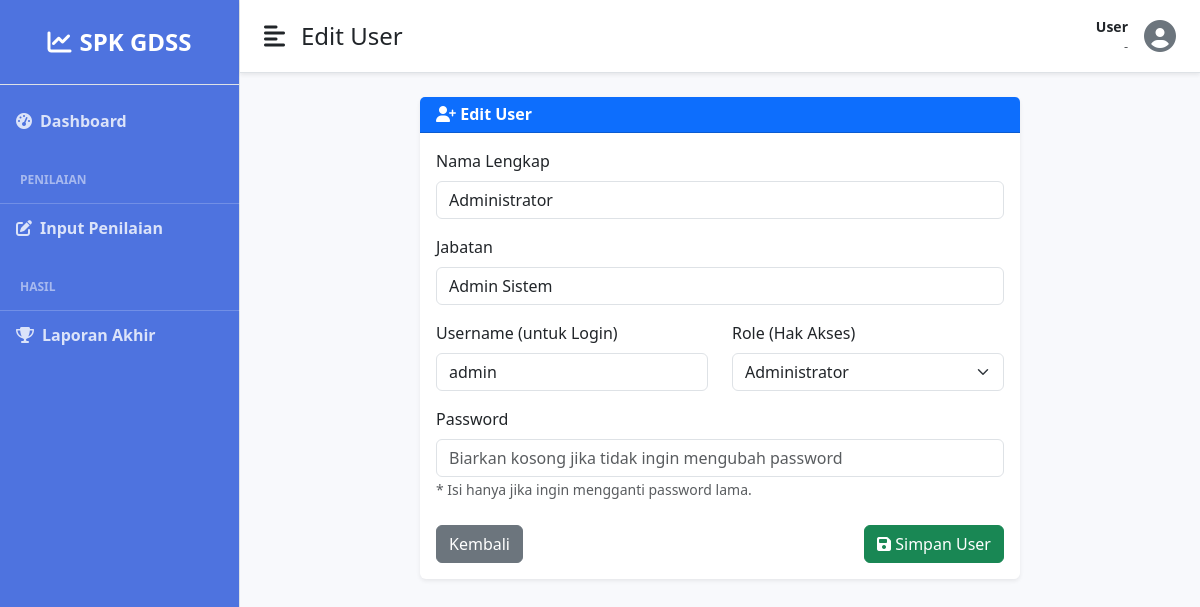
Page /users/edit/1 on the committed database.
### tables this page shows
CREATE TABLE `tb_users` (
  `id_user` int(11) NOT NULL,
  `username` varchar(50) NOT NULL,
  `password` varchar(255) NOT NULL,
  `nama_lengkap` varchar(100) NOT NULL,
  `jabatan` varchar(100) NOT NULL,
  `role` enum('admin','dm') NOT NULL
);

### application/views/layout/wrapper.php (called while the page is built)
<?php
require_once('header.php');
require_once('sidebar.php');
if (isset($isi) && $isi) {
    $this->load->view($isi);
}
require_once('footer.php');

### application/controllers/Users.php (called while the page is built, shortened)
<?php
class Users extends CI_Controller {
    public function __construct()
    {
        $this->load->model('SPK_model');
    }
    public function edit($id)
    {
        $data['title'] = "Edit User";
        $data['isi'] = 'users/view_form_users';
        $data['action'] = base_url('users/update');
        $data['row'] = $this->SPK_model->get_by_id('tb_users', 'id_user', $id);
        $this->load->view('layout/wrapper', $data);
    }
}

### index.php (called while the page is built, shortened)
<?php
require_once BASEPATH.'core/CodeIgniter.php';

### application/models/SPK_model.php (called while the page is built, shortened)
<?php
class SPK_model extends CI_Model {
    public function get_by_id($tabel, $id_column, $id)
    {
        return $this->db->get_where($tabel, [$id_column => $id])->row();
    }
}

### application/views/users/view_form_users.php (the view, shortened to what this page needs)
<div class="row justify-content-center">
    <div class="col-md-8">
        <div class="card shadow-sm">
            <div class="card-header bg-primary text-white">
                <h6 class="m-0 fw-bold"><i class="fas fa-user-plus"></i> <?= $title ?></h6>
            </div>
            <div class="card-body">
                <form action="<?= $action ?>" method="post">
                    <div class="mb-3">
                        <label class="form-label">Nama Lengkap</label>
                        <input type="text" name="nama_lengkap" class="form-control" placeholder="Contoh: Budi Santoso"
                               value="<?= $row ? $row->nama_lengkap : '' ?>" required>
                    </div>
                    <div class="mb-3">
                        <label class="form-label">Jabatan</label>
                        <input type="text" name="jabatan" class="form-control" placeholder="Contoh: Staff IT / Kepala Dinas"
                               value="<?= $row ? $row->jabatan : '' ?>" required>
                    </div>
                    <div class="row">
                        <div class="col-md-6 mb-3">
                            <label class="form-label">Username (untuk Login)</label>
                            <input type="text" name="username" class="form-control"
                                   value="<?= $row ? $row->username : '' ?>" required>
                        </div>
                        <div class="col-md-6 mb-3">
                            <label class="form-label">Role (Hak Akses)</label>
                            <select name="role" class="form-select" required>
                                <option value="admin" <?= ($row && $row->role == 'admin') ? 'selected' : '' ?>>Administrator</option>
                            </select>
                        </div>
                    </div>
                    <div class="mb-3">
                        <label class="form-label">Password</label>
                        <input type="password" name="password" class="form-control"
                               placeholder="<?= $row ? 'Biarkan kosong jika tidak ingin mengubah password' : 'Masukkan Password Baru' ?>"
                               <?= $row ? '' : 'required' ?>>
                        <?php if($row): ?>
                            <small class="text-muted">* Isi hanya jika ingin mengganti password lama.</small>
                        <?php endif; ?>
                    </div>
                    <div class="d-flex justify-content-between mt-4">
                        <a href="<?= base_url('users') ?>" class="btn btn-secondary">Kembali</a>
                        <button type="submit" class="btn btn-success"><i class="fas fa-save"></i> Simpan User</button>
                    </div>
                </form>
            </div>
        </div>
    </div>
</div>

### application/views/layout/header.php (style rules this page uses)
body { background-color: #f8f9fc; overflow-x: hidden; }
.card { border: none; box-shadow: 0 0.15rem 1.75rem 0 rgba(58, 59, 69, 0.15); }

### rows in the picture
tb_users: nama_lengkap "Administrator", jabatan "Admin Sistem", username "admin", role "Administrator"

### other values in the picture
$title "Edit User"
$this->session->userdata('nama_lengkap') "User"
